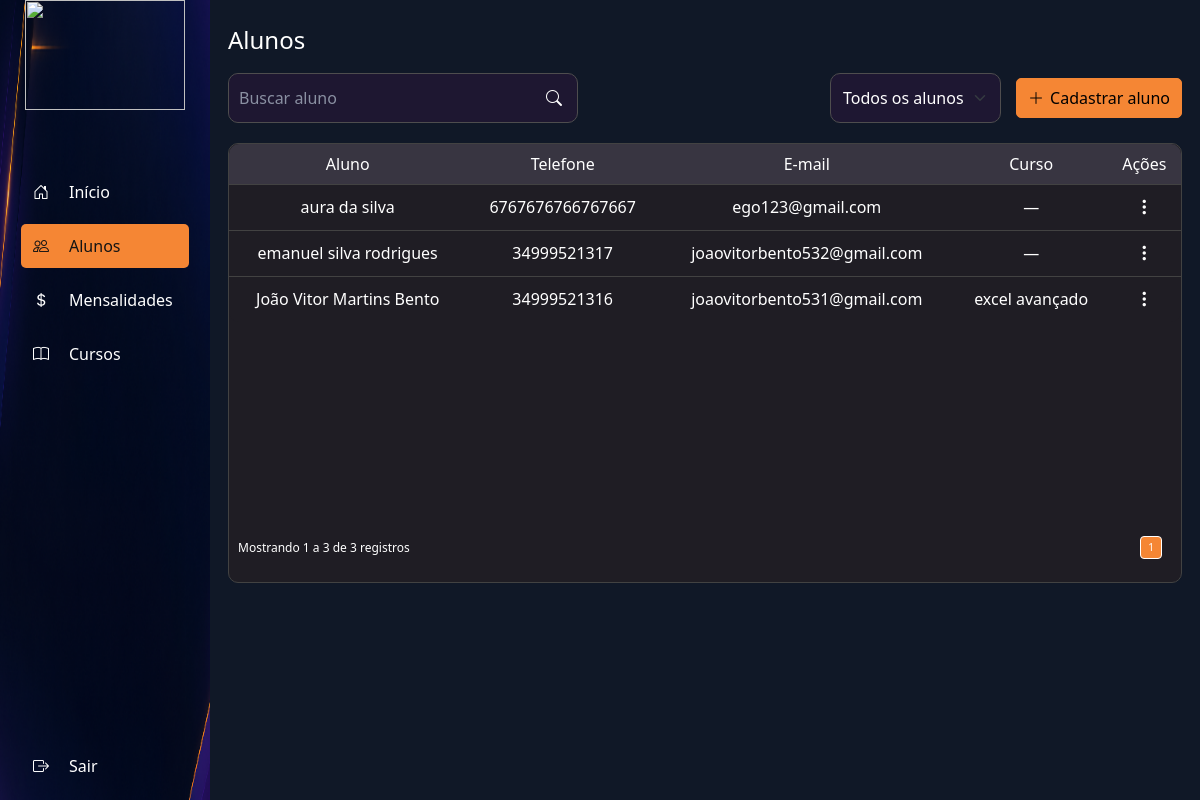
Screenshot of /compuway/system/alunos.php (signed in) with the database file from the repository.
### tables this page shows
CREATE TABLE `clientes` (
  `id` int(11) NOT NULL,
  `nome` varchar(150) NOT NULL,
  `email` varchar(150) NOT NULL,
  `senha` varchar(255) NOT NULL,
  `telefone` varchar(20) DEFAULT NULL,
  `data_cadastro` datetime DEFAULT current_timestamp(),
  `cpf` varchar(14) DEFAULT NULL,
  `data_nascimento` date DEFAULT NULL,
  `endereco` varchar(255) DEFAULT NULL,
  `ativo` tinyint(1) NOT NULL DEFAULT 1
);

### compuway/system/alunos.php (the view, shortened to what this page needs)
<?php
require_once __DIR__ . '/../backend/conexao.php';
$sql = "SELECT c.id, c.nome, c.email, c.telefone, c.cpf, c.data_nascimento, c.endereco, c.data_cadastro, c.ativo,
        COALESCE(cu.nome, pa.nome, '—') AS curso_nome,
        COALESCE(m.status, 'sem matrícula') AS matricula_status
        FROM clientes c
        LEFT JOIN matriculas m ON m.id = (SELECT MAX(m2.id) FROM matriculas m2 WHERE m2.cliente_id = c.id)
        LEFT JOIN cursos cu ON cu.id = m.curso_id
        LEFT JOIN pacotes pa ON pa.id = m.pacote_id
        ORDER BY c.nome";
$resultado = $conexao->query($sql);
$alunos = [];
if ($resultado) {
    while ($linha = $resultado->fetch_assoc()) { $alunos[] = $linha; }
}
function h($valor) { return htmlspecialchars((string)($valor ?? ''), ENT_QUOTES, 'UTF-8'); }
?>
<!DOCTYPE html>
<html lang="pt-BR">
<head>
    <link href="https://cdn.jsdelivr.net/npm/bootstrap@5.3.8/dist/css/bootstrap.min.css" rel="stylesheet">
    <link rel="stylesheet" href="https://cdn.jsdelivr.net/npm/bootstrap-icons@1.10.0/font/bootstrap-icons.css">
    <link rel="stylesheet" href="system.css">
    <link rel="stylesheet" href="gestao.css">
    <link rel="stylesheet" href="../components/sidebar.css">
</head>
<body>
<?php include __DIR__ . '/../components/sidebar.php'; ?>
<div class="main">
    <div class="gestao-header">
        <h1 class="title">Alunos</h1>
    </div>
    <div class="gestao-acoes">
        <div class="busca-container">
            <input type="text" id="buscaAluno" class="busca" placeholder="Buscar aluno" aria-label="Buscar aluno">
            <i class="bi bi-search"></i>
        </div>
        <select id="filtroAluno" class="form-select filter-gestao" aria-label="Filtrar alunos">
            <option value="todos">Todos os alunos</option>
        </select>
        <button type="button" class="btn btn-laranja" data-bs-toggle="modal" data-bs-target="#modalAluno"><i class="bi bi-plus-lg"></i> Cadastrar aluno</button>
    </div>
    <div class="gestao-tabela">
        <div class="table-responsive">
            <table class="table table-dark table-hover align-middle" id="tabelaAlunos">
                <thead><tr><th>Aluno</th><th>Telefone</th><th>E-mail</th><th>Curso</th><th>Ações</th></tr></thead>
                <tbody>
                <?php if (empty($alunos)): ?>
                    <tr><td colspan="5" class="text-center py-4">Nenhum aluno cadastrado.</td></tr>
                <?php else: foreach ($alunos as $aluno): ?>
                    <tr data-status="<?= $aluno['ativo'] ? 'ativo' : 'inativo' ?>">
                        <td><?= h($aluno['nome']) ?></td>
                        <td><?= h($aluno['telefone'] ?: '—') ?></td>
                        <td><?= h($aluno['email']) ?></td>
                        <td><?= h($aluno['curso_nome']) ?></td>
                        <td>
                            <div class="dropdown">
                                <button class="btn-acoes dropdown-toggle" data-bs-toggle="dropdown" aria-label="Ações"><i class="bi bi-three-dots-vertical"></i></button>
                            </div>
                        </td>
                    </tr>
                <?php endforeach; endif; ?>
                </tbody>
            </table>
        </div>
        <div class="gestao-rodape">
            <span id="contadorAlunos">Mostrando 0 a 0 de 0 registros</span>
            <nav aria-label="Paginação de alunos"><ul class="pagination pagination-sm mb-0" id="paginacaoAlunos"></ul></nav>
        </div>
    </div>
</div>
</body>
</html>

### compuway/system/system.css (style rules this page uses)
* { box-sizing: border-box; }
body { margin: 0; padding: 0; display: flex; flex-direction: row; align-items: flex-start; min-height: 100vh; overflow: hidden; }
.main { flex: 1; min-width: 0; min-height: 100vh; background-color: #1e1731; padding: 40px 20px 20px 20px; display: flex; flex-direction: column; justify-content: flex-start; }

### compuway/system/gestao.css (style rules this page uses)
body { background: #101827; color: #ffffff; overflow: hidden; }
.main { background: #101827; min-height: 100vh; height: 100vh; padding: 26px 18px 14px; overflow-y: auto; }
.gestao-header { display: flex; align-items: center; margin: 0 0 18px; }
.gestao-header .title { color: #ffffff; font-size: 24px; font-weight: 400; margin-bottom: 0; }
.gestao-acoes { display: flex; flex-direction: row; align-items: center; justify-content: space-between; gap: 10px; height: 50px; width: 100%; max-width: 1100px; margin: 0 auto 20px; }
.gestao-acoes .busca-container { display: flex; flex-direction: row; align-items: center; width: 350px; max-width: 42%; height: 50px; border: 1px solid #4e4d4e; border-radius: 10px; background-color: #1e1731; overflow: hidden; }
.gestao-acoes .busca-container i { color: #ffffff; padding: 10px 5px 10px 15px; margin-right: 10px; }
.gestao-acoes .busca { min-width: 0; height: 100%; padding: 0 10px; color: #ffffff; background-color: #1e1731; border: none; border-radius: 10px 0 0 10px; flex: 1; outline: none; }
.gestao-acoes .busca::placeholder { color: #8a90a2; }
.filter-gestao { height: 50px; width: auto; max-width: 190px; border-radius: 10px; background-color: #1e1732; color: #ffffff; border: 1px solid #4e4d4e; gap: 5px; margin-left: auto; margin-right: 5px; }
.filter-gestao option { background-color: #232b45; color: #ffffff; }
.btn-laranja { display: inline-flex; align-items: center; justify-content: center; gap: 6px; min-height: 40px; padding: 6px 11px; background-color: #F58634; color: #000000; border: 1px solid #F58634; border-radius: 5px; white-space: nowrap; }
.gestao-tabela { display: flex; flex-direction: column; justify-content: center; width: 100%; max-width: 1100px; min-height: 440px; gap: 10px; padding: 0 0 15px; margin: 0 auto; border: 1px solid #424242; border-radius: 10px; background: #1f1d24; overflow: visible; }
.gestao-tabela .table-responsive { width: 100%; border-radius: 10px; overflow-x: auto; }
.gestao-tabela .table { width: 100%; margin-bottom: 0; height: 100%; text-align: center; vertical-align: middle; color: #ffffff; --bs-table-bg: #1f1d24; --bs-table-color: #ffffff; --bs-table-hover-bg: #292633; --bs-table-hover-color: #ffffff; --bs-table-border-color: #424242; }
.gestao-tabela .table thead th { background-color: #383541; color: #ffffff; font-weight: 500; white-space: nowrap; }
.gestao-tabela .table tbody td { padding: 5px 6px; height: 45px; vertical-align: middle; }
.gestao-tabela .table tbody tr:last-child td { border-bottom: none; }
.btn-acoes { background: none; border: 0; color: #ffffff; font-size: 18px; padding: 4px 8px; border-radius: 6px; }
.btn-acoes.dropdown-toggle::after { display: none; }
.gestao-rodape { display: flex; flex-direction: row; align-items: center; gap: 12px; min-height: 38px; padding: 7px 9px; margin-top: auto; color: #ffffff; font-size: 12px; }
.gestao-rodape > span:first-child { margin-right: auto; }
.pagination { gap: 3px; margin-right: 10px; border-color: #4e4d4e; --bs-pagination-color: #ffffff; --bs-pagination-hover-color: #6d6d6d; --bs-pagination-hover-bg: #d4cece; --bs-pagination-hover-border-color: #dee2e6; --bs-pagination-active-color: #ffffff; --bs-pagination-active-bg: #F58634; --bs-pagination-active-border-color: #ffffff; --bs-pagination-bg: #1f1d24; --bs-pagination-disabled-color: #888383; --bs-pagination-disabled-bg: #1f1d24; }

### rows the page displays
clientes: nome "aura da silva", telefone "6767676766767667", email "ego123@gmail.com", curso_nome "—"
clientes: nome "emanuel silva rodrigues", telefone "34999521317", email "joaovitorbento532@gmail.com", curso_nome "—"
clientes: nome "João Vitor Martins Bento", telefone "34999521316", email "joaovitorbento531@gmail.com", curso_nome "excel avançado"
